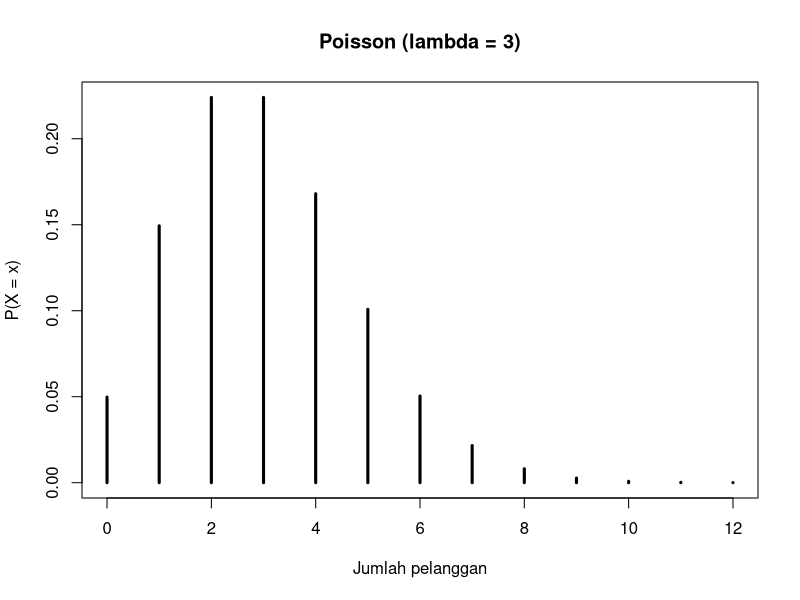
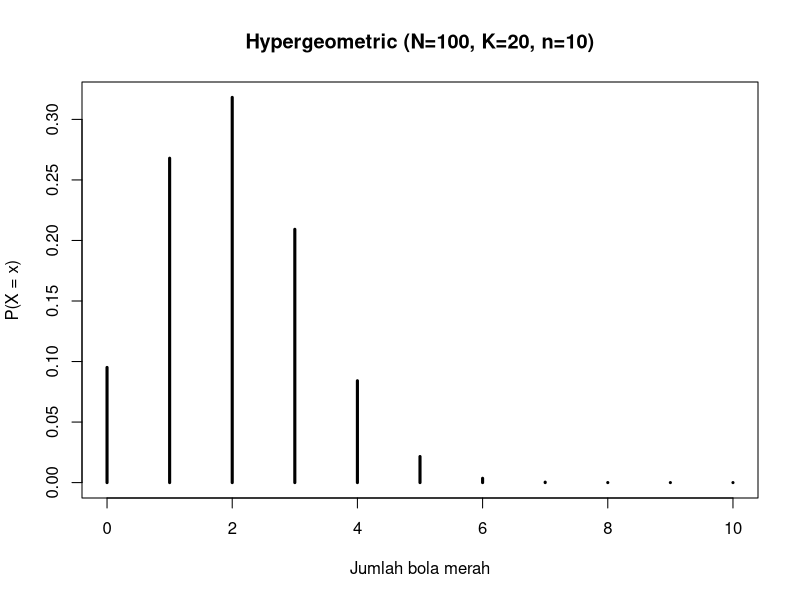
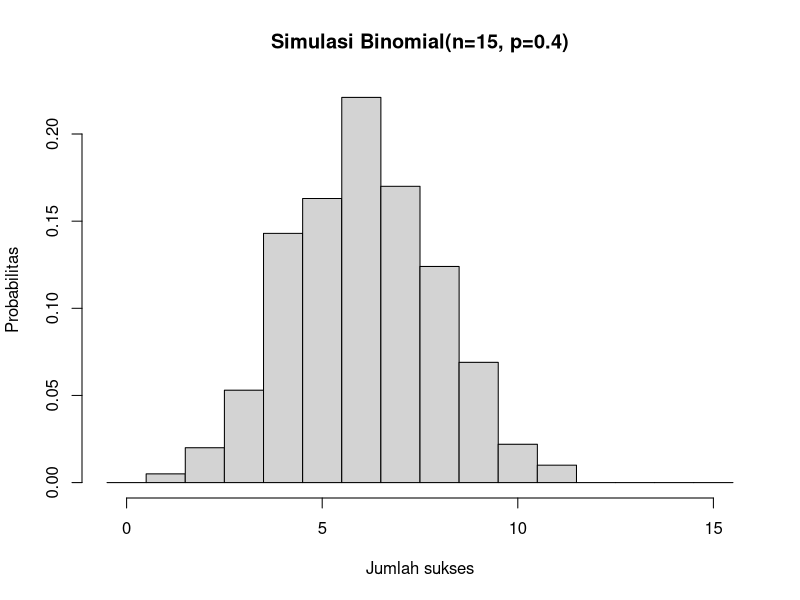
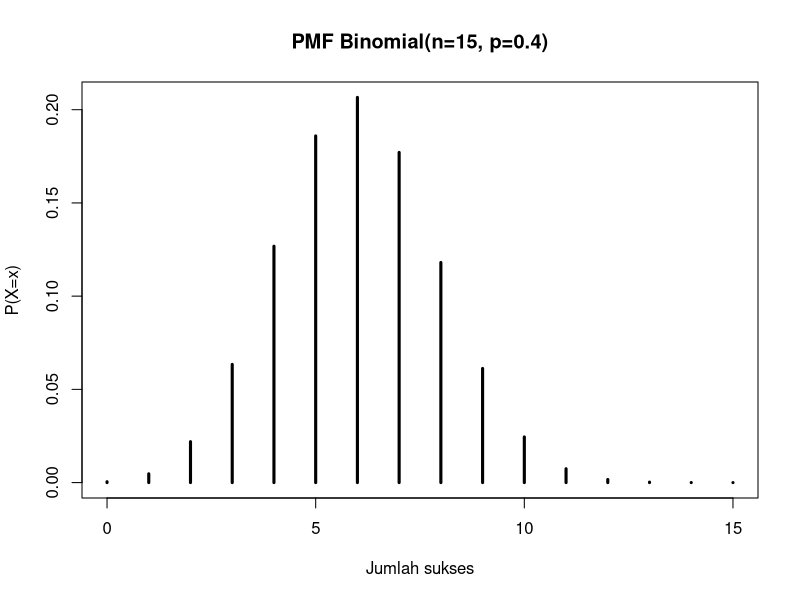
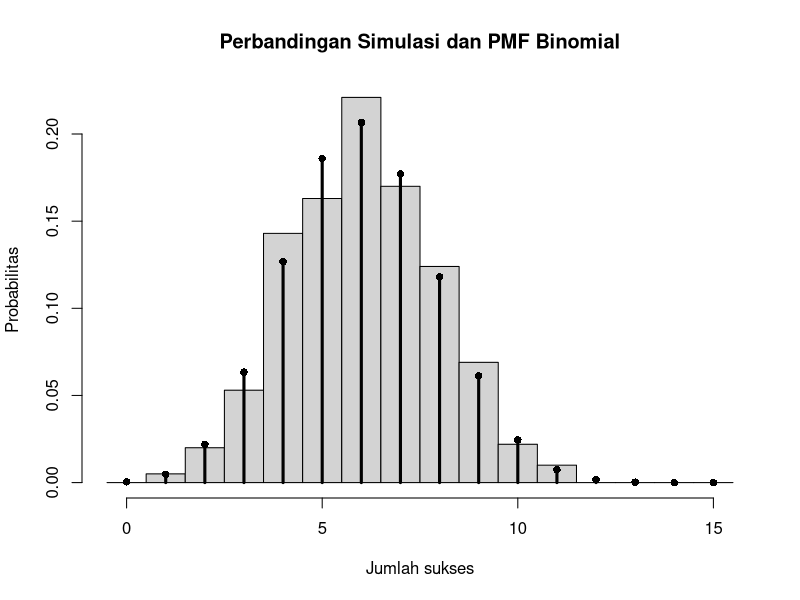

Here is the R script that generated these plots, in order:
#1. Sebaran Poisson
# X = jumlah pelanggan yang datang dalam 1 jam
# X ~ Poisson(lambda = 3)
lambda <- 3

# P(X >= 5) = 1 - P(X <= 4)
p_ge_5 <- 1 - ppois(4, lambda)
p_ge_5

# PMF Poisson
x <- 0:12
pmf <- dpois(x, lambda)
plot(x, pmf, type = "h", lwd = 3,
     main = "Poisson (lambda = 3)",
     xlab = "Jumlah pelanggan",
     ylab = "P(X = x)")

#Sebarann Hipergeometrik
# X = jumlah bola merah yang terambil
# X ~ Hypergeometric(N=100, K=20, n=10)
N <- 100    # ukuran populasi
K <- 20     # jumlah bola merah
n <- 10     # ukuran sampel

#Domain X
x <- seq(from = max(0, n + K - N),
         to = min(n, K))
#PMF
pmf <- dhyper(x, m = K, n = N - K, k = n)
data.frame(x = x, P = pmf)

#Plot PMF
plot(x, pmf, type = "h", lwd = 3,
     main = "Hypergeometric (N=100, K=20, n=10)",
     xlab = "Jumlah bola merah",
     ylab = "P(X = x)")

#Simulasi sampling tanpa pengembalian
m <- 10000
samp <- rhyper(m,
               m = K,
               n = N - K,
               k = n)

mean(samp)

#Ekspektasi teoritis
n * K / N

#Distribusi Binomial
n <- 15
p <- 0.4
m <- 1000

#Simulasi 1000 percobaan Binomial
set.seed(2025)
samp <- rbinom(m, size = n, prob = p)
head(samp, n = 10)

#Histogram simulasi
hist(samp,
     breaks = seq(-0.5, n + 0.5, by = 1),
     probability = TRUE,
     main = "Simulasi Binomial(n=15, p=0.4)",
     xlab = "Jumlah sukses",
     ylab = "Probabilitas")

#PMF teoretis
x <- 0:n
pmf <- dbinom(x, size = n, prob = p)

data.frame(x = x, P = pmf)

#PMF Binomial
plot(x, pmf,
     type = "h",
     lwd = 3,
     main = "PMF Binomial(n=15, p=0.4)",
     xlab = "Jumlah sukses",
     ylab = "P(X=x)")

# Histogram simulasi
hist(samp,
     breaks = seq(-0.5, n + 0.5, by = 1),
     probability = TRUE,
     main = "Perbandingan Simulasi dan PMF Binomial",
     xlab = "Jumlah sukses",
     ylab = "Probabilitas")

#PMF teoretis
points(x, pmf, type = "h", lwd = 3)
points(x, pmf, pch = 16)

#Rata-rata hasil simulasi
mean(samp)

#Ekspektasi teoritis
n * p
